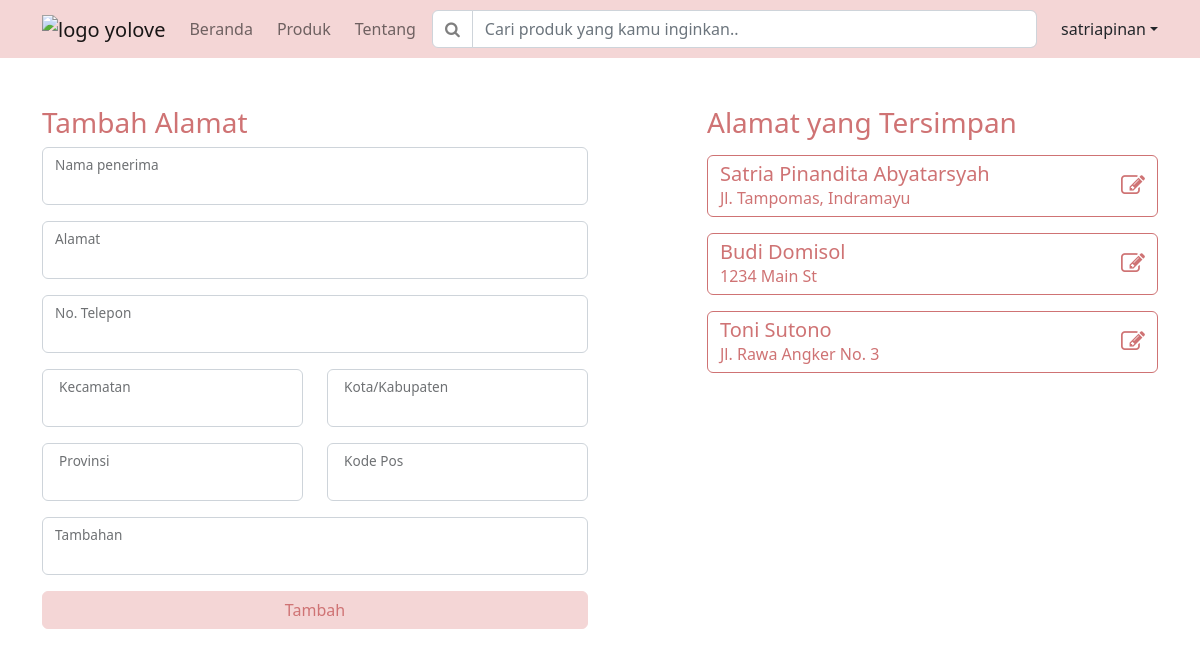
The app's page /profile_edit.php (signed in) with its own data.
### tables this page shows
CREATE TABLE `detail_pengiriman` (
  `id_detail_pengiriman` int(11) NOT NULL,
  `nama_penerima` varchar(255) NOT NULL,
  `no_telp` varchar(15) NOT NULL,
  `alamat` varchar(255) NOT NULL,
  `kecamatan` varchar(255) NOT NULL,
  `kota` varchar(255) NOT NULL,
  `provinsi` varchar(255) NOT NULL,
  `kode_pos` varchar(10) NOT NULL,
  `tambahan` varchar(255) DEFAULT NULL,
  `username` varchar(255) NOT NULL
);

### profile_edit.php (the view, shortened to what this page needs)
<?php
include("config.php");
$username = $_SESSION['username'];
$query = "SELECT * FROM detail_pengiriman WHERE username='$username'";
$alamat_simpan = mysqli_query($conn, $query);
?>
<!DOCTYPE html>
<html>
	<head>
		<link rel="stylesheet" href="https://stackpath.bootstrapcdn.com/font-awesome/4.7.0/css/font-awesome.min.css">
		<link rel="stylesheet" type="text/css" href="style/style.css">
	</head>
	<body>
		<?php
		include "navbar.php";
		?>
		<main class="container-sm container-md container-lg container-xl container-xxl pb-5">
			<div class="row justify-content-between">
				<div class="col-6">
					<?php
						if(!empty($_GET['alamat_edit']))
						{echo "<h3 class='text-secondary'>Edit Alamat</h3>";}
						else{echo "<h3 class='text-secondary'>Tambah Alamat</h3>";}
					?>
					<form action="profile_edit.php" method="POST">
						<div class="form-floating mb-3">
							<input name="penerima" type="text" class="form-control" id="nama"
							<?php
								if(!empty($_GET['alamat_edit']))
								{echo "value='{$data_edit_alamat['nama_penerima']}'";}
							?> required>
							<label for="namadepan">Nama penerima</label>
						</div>
						<div class="form-floating mb-3">
							<input name="alamat" type="text" class="form-control" id="alamat"
							<?php
								if(!empty($_GET['alamat_edit']))
								{echo "value='{$data_edit_alamat['alamat']}'";}
							?> required>
							<label for="alamat">Alamat</label>
						</div>
						<div class="form-floating mb-3">
							<input name="tel" type="tel" class="form-control" id="tel"
							<?php
								if(!empty($_GET['alamat_edit']))
								{echo "value='{$data_edit_alamat['no_telp']}'";}
							?> required>
							<label for="tel">No. Telepon</label>
						</div>
						<div class="row">
							<div class="form-floating col-6 mb-3">
								<input name="kecamatan" type="text" class="form-control" id="kecamatan"
								<?php
									if(!empty($_GET['alamat_edit']))
									{echo "value='{$data_edit_alamat['kecamatan']}'";}
								?> required>
								<label for="kecamatan" class="ms-3">Kecamatan</label>
							</div>
							<div class="form-floating col-6 mb-3">
								<input name="kotakab" type="text" class="form-control" id="kotakab"
								<?php
									if(!empty($_GET['alamat_edit']))
									{echo "value='{$data_edit_alamat['kota']}'";}
								?> required>
								<label for="kotakab" class="ms-3">Kota/Kabupaten</label>
							</div>
						</div>
						<div class="row">
							<div class="form-floating col-6 mb-3">
								<input name="provinsi" type="text" class="form-control" id="provinsi"
								<?php
									if(!empty($_GET['alamat_edit']))
									{echo "value='{$data_edit_alamat['provinsi']}'";}
								?> required>
								<label for="provinsi" class="ms-3">Provinsi</label>
							</div>
							<div class="form-floating col-6 mb-3">
								<input name="kodepos" type="text" class="form-control" id="kodepos"
								<?php
									if(!empty($_GET['alamat_edit']))
									{echo "value='{$data_edit_alamat['kode_pos']}'";}
								?> required>
								<label for="kodepos" class="ms-3">Kode Pos</label>
							</div>
						</div>
						<div class="form-floating mb-3">
							<input name="tambahan"type="text" class="form-control" id="tambahan"
							<?php
								if(!empty($_GET['alamat_edit']))
								{echo "value='{$data_edit_alamat['tambahan']}'";}
							?>>
							<label for="tambahan">Tambahan</label>
						</div>
						<div class="row">
							<div class="col">
								<?php
									if(!empty($_GET['alamat_edit'])){
										echo "<button name='edit_pengiriman' class='w-100 btn btn-primary' type='submit'>Edit</button>";
									} else {
										echo "<button name='pengiriman' class='w-100 btn btn-primary' type='submit'>Tambah</button>";
									}
								?>
							</div>
						</div>
					</form>
				</div>
				<div class="col-5">
					<h3 class="text-secondary mb-3">Alamat yang Tersimpan</h3>
					<?php
    					while($row = mysqli_fetch_array($alamat_simpan, MYSQLI_ASSOC)) {
    						echo "<a href='profile_edit.php?alamat_edit={$row['id_detail_pengiriman']}'
    						       class='rounded btn ";
    						       if($_GET['alamat_edit']==$row['id_detail_pengiriman'])
    						       {echo "btn-secondary";}
    						       else{echo "btn-outline-secondary";} echo " text-start w-100 mb-3'>
									<div class='d-flex justify-content-between align-items-center'>
										<div>
											<h5 class='mb-0'>{$row['nama_penerima']}</h5>
											<p class='fw-light mb-0'>{$row['alamat']}</p>
										</div>
										<div>
											<i class='fa fa-pencil-square-o fs-4'></i>
										</div>
									</div>
								  </a>";
						}
					?>
				</div>
			</div>
		</main>
	</body>
</html>

### records on screen
detail_pengiriman: nama_penerima "Satria Pinandita Abyatarsyah", alamat "Jl. Tampomas, Indramayu"
detail_pengiriman: nama_penerima "Budi Domisol", alamat "1234 Main St"
detail_pengiriman: nama_penerima "Toni Sutono", alamat "Jl. Rawa Angker No. 3"

### other values on screen
$username "satriapinan"
